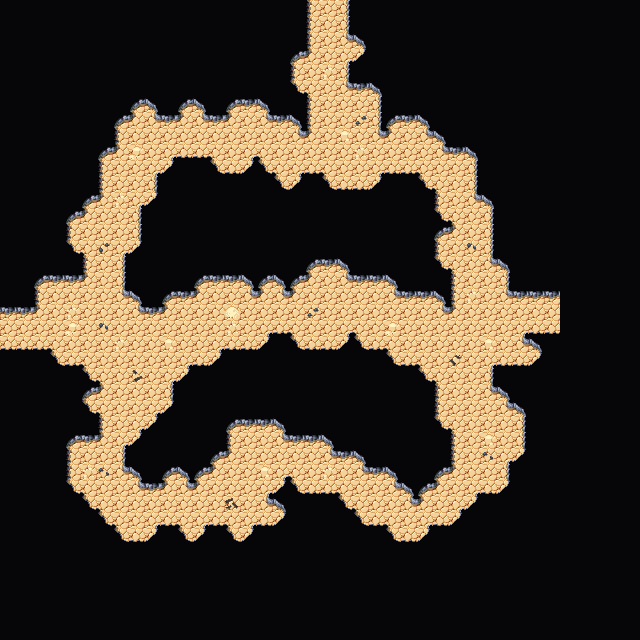

This game map was drawn from its Tiled (.tmx) file and the tilesets committed beside it. A one-line description and the trimmed map source follow:
An orthogonal 40x40 tile map with 16x16 px tiles, 4 tile layers (Collision, Background, Walls, Clutter), 2 tilesets and 3 objects.

<map version="1.5" tiledversion="1.7.2" orientation="orthogonal" renderorder="right-down" width="40" height="40" tilewidth="16" tileheight="16" infinite="0" nextlayerid="7" nextobjectid="63">
 <editorsettings>
  <export target="wastetown..tmx" format="tmx" />
 </editorsettings>
 <tileset firstgid="1" source="../../../tileset/main.tsx" />
 <tileset firstgid="3477" source="../../../tileset/buildings.tsx" />
 <layer id="6" name="Collision" width="40" height="40">
  <data>[1600 cells, 0 non-empty, 0 distinct tile ids]</data>
 </layer>
 <layer id="1" name="Background" width="40" height="40">
  <data>[1600 cells, 1600 non-empty, 1 distinct tile ids]</data>
 </layer>
 <layer id="2" name="Walls" width="40" height="40">
  <data>[1600 cells, 1376 non-empty, 18 distinct tile ids]</data>
 </layer>
 <layer id="3" name="Clutter" width="40" height="40">
  <properties>
   <property name="spriteLayer" type="bool" value="true" />
  </properties>
  <data>[1600 cells, 28 non-empty, 11 distinct tile ids]</data>
 </layer>
 <objectgroup id="4" name="Objects">
  <object id="60" template="../../../obj/door_left.tx" x="544.333" y="320.667">
   <properties>
    <property name="teleport" value="../common/maps/map/cave/cave_multilevel_4/cave_23F7.tmx" />
    <property name="teleportObjectId" value="59" />
   </properties>
  </object>
  <object id="61" template="../../../obj/door_right.tx" x="0.95097" y="336.41">
   <properties>
    <property name="teleport" value="../common/maps/map/cave/cave_multilevel_4/cave_23F5.tmx" />
    <property name="teleportObjectId" value="62" />
   </properties>
  </object>
  <object id="62" template="../../../obj/door_down.tx" x="320.672" y="17.7058">
   <properties>
    <property name="teleport" value="../common/maps/map/cave/cave_multilevel_4/cave_23E6.tmx" />
    <property name="teleportObjectId" value="62" />
   </properties>
  </object>
 </objectgroup>
</map>
